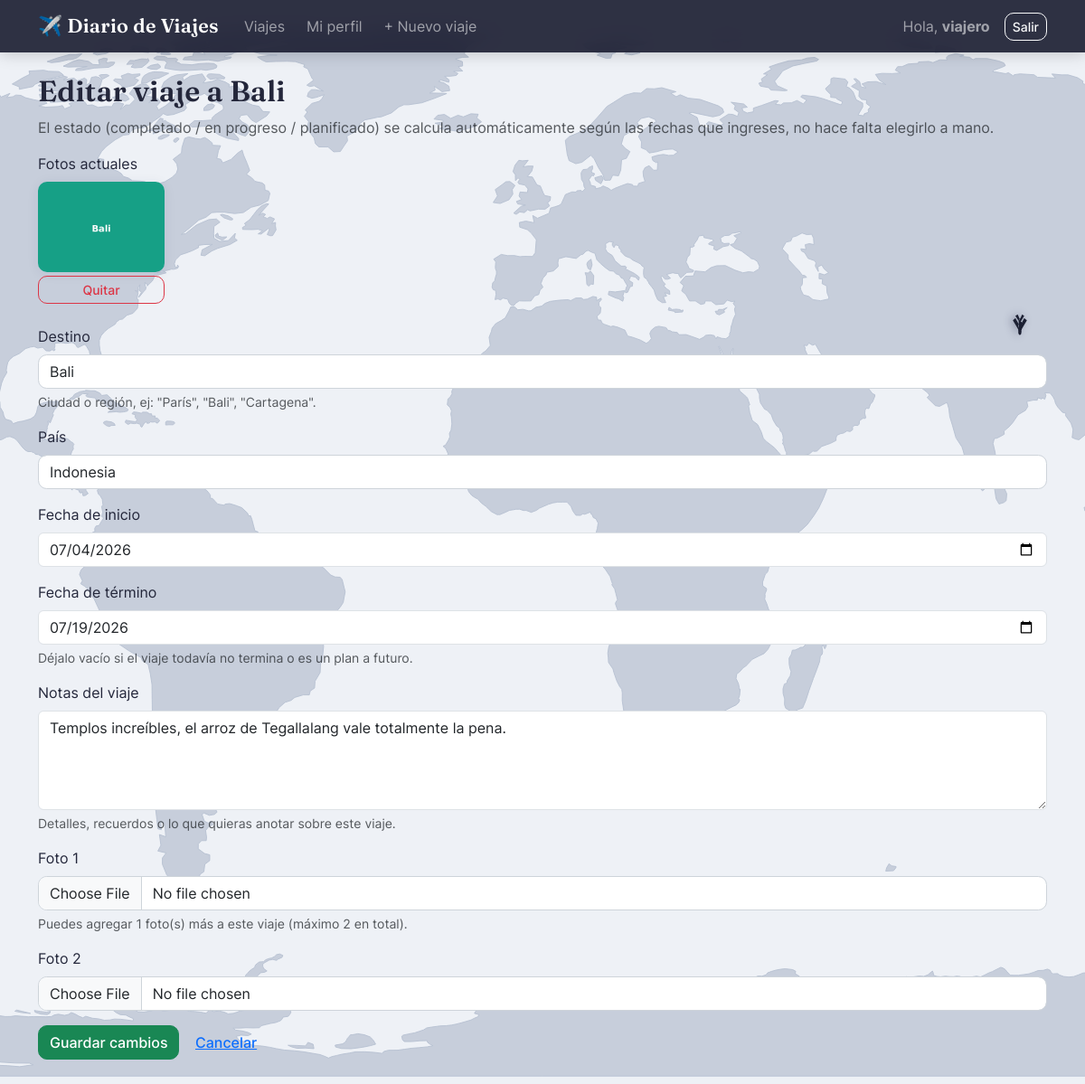
The app's page /viaje/2/editar/ (signed in) with its own data.
### viajes/models.py (models this page shows, shortened)
class Viaje(models.Model):
    COMPLETADO = "completado"
    EN_PROGRESO = "en_progreso"
    PLANIFICADO = "planificado"
    ESTADO_CHOICES = [
        (COMPLETADO, "Completado"),
        (EN_PROGRESO, "En progreso"),
        (PLANIFICADO, "Planificado"),
    ]
    propietario = models.ForeignKey(
        settings.AUTH_USER_MODEL,
        on_delete=models.CASCADE,
        related_name="viajes",
        verbose_name="Propietario",
    )
    destino = models.CharField(
        max_length=100,
        verbose_name="Destino",
        help_text='Ciudad o región, ej: "París", "Bali", "Cartagena".',
    )
    pais = models.CharField(max_length=100, verbose_name="País")
    fecha_inicio = models.DateField(verbose_name="Fecha de inicio")
    fecha_fin = models.DateField(
        verbose_name="Fecha de término",
        null=True,
        blank=True,
        help_text="Déjalo vacío si el viaje todavía no termina o es un plan a futuro.",
    )
    estado = models.CharField(
        max_length=15,
        choices=ESTADO_CHOICES,
        default=PLANIFICADO,
        editable=False,
        verbose_name="Estado",
    )
    notas = models.TextField(
        blank=True,
        verbose_name="Notas del viaje",
        help_text="Detalles, recuerdos o lo que quieras anotar sobre este viaje.",
    )
    creado = models.DateTimeField(auto_now_add=True)
    actualizado = models.DateTimeField(auto_now=True)
    class Meta:
        ordering = ["-fecha_inicio"]  # más reciente primero
        verbose_name = "Viaje"
        verbose_name_plural = "Viajes"
    @property
    def fotos_restantes(self):
        return max(FotoViaje.MAX_FOTOS_POR_VIAJE - self.fotos.count(), 0)

class FotoViaje(models.Model):
    MAX_FOTOS_POR_VIAJE = 2
    viaje = models.ForeignKey(Viaje, on_delete=models.CASCADE, related_name="fotos")
    imagen = models.ImageField(upload_to="viajes/%Y/%m/", verbose_name="Foto")
    subida = models.DateTimeField(auto_now_add=True)
    class Meta:
        ordering = ["subida"]
        verbose_name = "Foto de viaje"
        verbose_name_plural = "Fotos de viaje"

### viajes/views.py (the view)
# urls.py: path("viaje/<int:pk>/editar/", views.editar_viaje, name="editar_viaje"),
@login_required
def editar_viaje(request, pk):
    viaje = get_object_or_404(Viaje, pk=pk)
    perfil = _perfil_de(request.user)
    if viaje.propietario_id != request.user.id:
        messages.warning(request, "Solo puedes editar tus propios viajes.")
        return redirect("lista_viajes")
    if not perfil.puede_crear_viajes:
        messages.warning(request, "No tienes permiso para editar viajes. Pídele a un administrador que te lo habilite.")
        return redirect("detalle_viaje", pk=viaje.pk)
    if request.method == "POST":
        form = ViajeForm(request.POST, request.FILES, instance=viaje)
        if form.is_valid():
            fotos_nuevas = form.fotos_nuevas()
            cupo = viaje.fotos_restantes
            if len(fotos_nuevas) > cupo:
                messages.warning(
                    request,
                    f"Este viaje ya tiene {FotoViaje.MAX_FOTOS_POR_VIAJE - cupo} foto(s). "
                    f"Solo se guardaron {cupo} de las que subiste (máximo {FotoViaje.MAX_FOTOS_POR_VIAJE} por viaje).",
                )
            form.save()
            for foto in fotos_nuevas[:cupo]:
                FotoViaje.objects.create(viaje=viaje, imagen=foto)
            messages.success(request, f"Viaje a {viaje.destino} actualizado.")
            return redirect("detalle_viaje", pk=viaje.pk)
    else:
        form = ViajeForm(instance=viaje)
    contexto = {"form": form, "modo": "editar", "viaje": viaje, "fotos_restantes": viaje.fotos_restantes}
    return render(request, "viajes/form_viaje.html", contexto)

### viajes/forms.py (shortened to what this page needs)
class ViajeForm(forms.ModelForm):
    foto_1 = forms.ImageField(required=False, label="Foto 1", widget=forms.ClearableFileInput(attrs={"class": "form-control"}))
    foto_2 = forms.ImageField(required=False, label="Foto 2", widget=forms.ClearableFileInput(attrs={"class": "form-control"}))
    class Meta:
        model = Viaje
        fields = ["destino", "pais", "fecha_inicio", "fecha_fin", "notas"]
        widgets = {
            "destino": forms.TextInput(attrs={"class": "form-control", "placeholder": "Ej: París"}),
            "pais": forms.TextInput(attrs={"class": "form-control", "placeholder": "Ej: Francia"}),
            "fecha_inicio": forms.DateInput(attrs={"class": "form-control", "type": "date"}, format="%Y-%m-%d"),
            "fecha_fin": forms.DateInput(attrs={"class": "form-control", "type": "date"}, format="%Y-%m-%d"),
            "notas": forms.Textarea(
                attrs={"class": "form-control", "rows": 4, "placeholder": "¿Qué pasó en este viaje?"}
            ),
        }

### viajes/views.py (called while the page is built)
def _perfil_de(usuario):
    perfil, _ = PerfilUsuario.objects.get_or_create(usuario=usuario)
    return perfil

### viajes/templates/viajes/form_viaje.html (shortened to what this page needs)
{% extends "viajes/base.html" %}
{% block contenido %}
<h2>{% if modo == 'crear' %}Nuevo viaje{% else %}Editar viaje a {{ viaje.destino }}{% endif %}</h2>
<p class="text-muted">
    El estado (completado / en progreso / planificado) se calcula automáticamente
    según las fechas que ingreses, no hace falta elegirlo a mano.
</p>
{% if viaje.fotos.all %}
<div class="mb-4">
    <label class="form-label d-block">Fotos actuales</label>
    <div class="d-flex gap-3 flex-wrap">
        {% for foto in viaje.fotos.all %}
        <div class="foto-miniatura">
            <img src="{{ foto.imagen.url }}" alt="Foto de {{ viaje.destino }}">
            <form method="post" action="{% url 'eliminar_foto' foto.id %}">
                <button type="submit" class="btn btn-sm btn-outline-danger mt-1 w-100">Quitar</button>
            </form>
        </div>
        {% endfor %}
    </div>
</div>
{% endif %}
<form method="post" enctype="multipart/form-data" novalidate>
    {% for field in form %}
    <div class="mb-3">
        <label class="form-label" for="{{ field.id_for_label }}">{{ field.label }}</label>
        {{ field }}
        {% if field.name == 'foto_1' %}
        <div class="form-text">Puedes agregar {{ fotos_restantes }} foto(s) más a este viaje (máximo 2 en total).</div>
        {% endif %}
        {% if field.help_text %}<div class="form-text">{{ field.help_text }}</div>{% endif %}
    </div>
    {% endfor %}
    <button type="submit" class="btn btn-success">{% if modo == 'crear' %}Crear viaje{% else %}Guardar cambios{% endif %}</button>
    <a href="{% url 'lista_viajes' %}" class="btn btn-link">Cancelar</a>
</form>
{% endblock %}

### viajes/templates/viajes/base.html (shortened to what this page needs)
{% load static %}
<!DOCTYPE html>
<html lang="es">
<head>
    <link href="{% static 'viajes/vendor/bootstrap/css/bootstrap.min.css' %}" rel="stylesheet">
    <link rel="stylesheet" href="{% static 'viajes/css/style.css' %}">
</head>
<body>
<div class="estela-avion" aria-hidden="true">
    <span class="estela-punto" style="--i:1"></span>
    <span class="estela-punto" style="--i:2"></span>
    <span class="estela-punto" style="--i:3"></span>
    <span class="estela-punto" style="--i:4"></span>
    <span class="estela-punto" style="--i:5"></span>
    <span class="estela-punto" style="--i:6"></span>
    <span class="estela-punto" style="--i:7"></span>
    <span class="estela-punto" style="--i:8"></span>
    <span class="estela-punto" style="--i:9"></span>
    <span class="estela-punto" style="--i:10"></span>
    <span class="estela-punto" style="--i:11"></span>
    <span class="estela-punto" style="--i:12"></span>
</div>
<svg class="avion-volador" viewBox="0 0 64 64" aria-hidden="true">
    <path d="
        M58,32 C58,29.5 55,27.8 49,27.5 L15,29.6 C11.5,29.8 11.5,34.2 15,34.4 L49,36.5 C55,36.2 58,34.5 58,32 Z
        M42,27 L18,13 L12,20 L32,31 Z
        M42,37 L18,51 L12,44 L32,33 Z
        M20,29 L6,20 L2,26 L14,31.5 Z
        M20,35 L6,44 L2,38 L14,32.5 Z
    "/>
</svg>
<nav class="navbar navbar-expand-lg navbar-dark bg-dark mb-4">
    <div class="container">
        <a class="navbar-brand" href="{% url 'lista_viajes' %}">✈️ Diario de Viajes</a>
        <div class="collapse navbar-collapse" id="navbarNav">
            {% if user.is_authenticated %}
            <ul class="navbar-nav me-auto">
                <li class="nav-item"><a class="nav-link" href="{% url 'lista_viajes' %}">Viajes</a></li>
                <li class="nav-item"><a class="nav-link" href="{% url 'mi_perfil' %}">Mi perfil</a></li>
                {% if user.perfil.puede_crear_viajes %}
                <li class="nav-item"><a class="nav-link" href="{% url 'crear_viaje' %}">+ Nuevo viaje</a></li>
                {% endif %}
            </ul>
            <span class="navbar-text me-3">
                Hola, <strong>{{ user.username }}</strong>
            </span>
            <form action="{% url 'logout' %}" method="post" class="d-flex">
                <button class="btn btn-outline-light btn-sm" type="submit">Salir</button>
            </form>
            {% else %}
            <ul class="navbar-nav ms-auto">
                <li class="nav-item"><a class="nav-link" href="{% url 'login' %}">Ingresar</a></li>
                <li class="nav-item"><a class="nav-link" href="{% url 'registro' %}">Crear cuenta</a></li>
            </ul>
            {% endif %}
        </div>
    </div>
</nav>
<div class="container mb-5">
    {% block contenido %}{% endblock %}
</div>
</body>
</html>

### viajes/static/viajes/css/style.css (style rules this page uses)
:root { --fuente-titulos: "Fraunces", "Georgia", serif; --fuente-texto: "Inter", -apple-system, "Segoe UI", Roboto, sans-serif; --color-primario: #3a86ff; --color-primario-oscuro: #2a5fc9; --sombra-suave: 0 2px 14px rgba(35, 39, 82, 0.07); --sombra-hover: 0 14px 30px rgba(35, 39, 82, 0.14); }
html { scroll-behavior: smooth; }
body { font-family: var(--fuente-texto); color: #23263a; min-height: 100vh; background-color: #eef1f6; background-attachment: fixed; }
:root { --ruta-vuelo: ellipse(44vw 40vh at 50vw 45vh); --duracion-vuelo: 34s; }
.avion-volador { position: fixed; top: 50%; left: 50%; width: 26px; height: 26px; margin: -13px 0 0 -13px; fill: #1c2033; filter: drop-shadow(0 3px 5px rgba(20, 22, 60, 0.35)); z-index: 10; pointer-events: none; offset-path: var(--ruta-vuelo); offset-rotate: auto; animation: volar var(--duracion-vuelo) linear infinite; }
.estela-punto { position: fixed; top: 50%; left: 50%; width: 9px; height: 3px; margin: -1.5px 0 0 -4.5px; border-radius: 2px; background: #1c2033; z-index: 9; pointer-events: none; offset-path: var(--ruta-vuelo); offset-rotate: auto; animation: volar var(--duracion-vuelo) linear infinite; animation-delay: calc(var(--i) * -0.45s); opacity: calc(0.75 - var(--i) * 0.06); }
h1, h2, h3, h4, h5, .navbar-brand { font-family: var(--fuente-titulos); font-weight: 600; letter-spacing: 0.2px; }
.navbar { background: rgba(20, 22, 43, 0.88) !important; backdrop-filter: blur(10px); -webkit-backdrop-filter: blur(10px); box-shadow: 0 2px 16px rgba(0, 0, 0, 0.18); }
.navbar-brand { font-size: 1.35rem; letter-spacing: 0.3px; }
.navbar .nav-link { font-family: var(--fuente-texto); border-radius: 8px; padding: 0.4rem 0.75rem !important; transition: background-color 0.15s ease; }
.foto-miniatura { width: 140px; }
.foto-miniatura img { width: 140px; height: 100px; object-fit: cover; border-radius: 10px; box-shadow: var(--sombra-suave); }
form input[type="text"], form input[type="password"], form input[type="email"], form input[type="file"] { display: block; width: 100%; padding: 0.375rem 0.75rem; border: 1px solid #ced4da; border-radius: 0.6rem; background-color: #fff; font-family: var(--fuente-texto); }
.btn { border-radius: 10px; font-family: var(--fuente-texto); font-weight: 500; }
.btn-success { background-color: #198754; border-color: #198754; }

### records on screen
Viaje: destino "Bali", form "Bali" "Indonesia" "07/04/2026" "07/19/2026" "Templos increíbles, el arroz de Tegallalang vale totalmente la pena."
FotoViaje: imagen (picture)

### other values on screen
{{ user.username }} "viajero"
{{ field.label }} "Destino" "País" "Fecha de inicio" "Fecha de término" "Notas del viaje" "Foto 1" "Foto 2"
{{ field.help_text }} "Ciudad o región, ej: \"París\", \"Bali\", \"Cartagena\"." "Déjalo vacío si el viaje todavía no termina o es un plan a futuro." "Detalles, recuerdos o lo que quieras anotar sobre este viaje."
{{ fotos_restantes }} "1"
